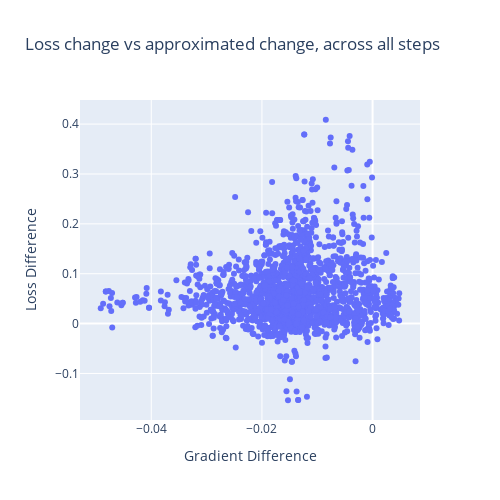

Notebook cell for this chart:
### Code cell
meta_loss_diffs = []
meta_dif_grads = []

for step in range(1, n_steps):
    original_loss = current_losses[step-1]
    loss_diffs = torch.tensor(evaluated_losses[step]) - original_loss

    dif_grads = []

    for i in range(evaluated_candidates[step].shape[0]):
        candidate = evaluated_candidates[step][i] 
        original_suffix = suffixes[step]

        idx_changed = (candidate != original_suffix).nonzero(as_tuple=False)
        
        cand_tok = candidate[idx_changed]
        original_suffix_tok = original_suffix[idx_changed]

        cand_tok_grad = gradients[step][idx_changed, cand_tok]
        original_suffix_tok_grad = gradients[step][idx_changed, original_suffix_tok]

        dif_grad = cand_tok_grad - original_suffix_tok_grad
        
        dif_grads.append(dif_grad.item())

    meta_loss_diffs.extend(loss_diffs.cpu().numpy().tolist())
    meta_dif_grads.extend(dif_grads)
    
fig = go.Figure()
fig.add_trace(
    go.Scatter(
        x=meta_dif_grads, 
        y=meta_loss_diffs,
        mode='markers',
        name='Loss Difference vs. Gradient Difference'
    )
)

fig.update_layout(
    width=500, 
    height=500,
    xaxis_title='Gradient Difference',
    yaxis_title='Loss Difference',
    title=f"Loss change vs approximated change, across all steps"
)
fig.show()

### Figure 1 — Plotly figure (JSON) as saved in the notebook; plotly's stock layout.template omitted (floating-point values rounded to 4 significant figures; data arrays with more than 128 entries replaced by an {"elided": "..."} marker saying what was removed)
{"data": [{"mode": "markers", "name": "Loss Difference vs. Gradient Difference", "type": "scatter", "x": {"elided": "1885 float values"}, "y": {"elided": "1885 float values"}}], "layout": {"height": 500, "title": {"text": "Loss change vs approximated change, across all steps"}, "width": 500, "xaxis": {"title": {"text": "Gradient Difference"}}, "yaxis": {"title": {"text": "Loss Difference"}}}}
